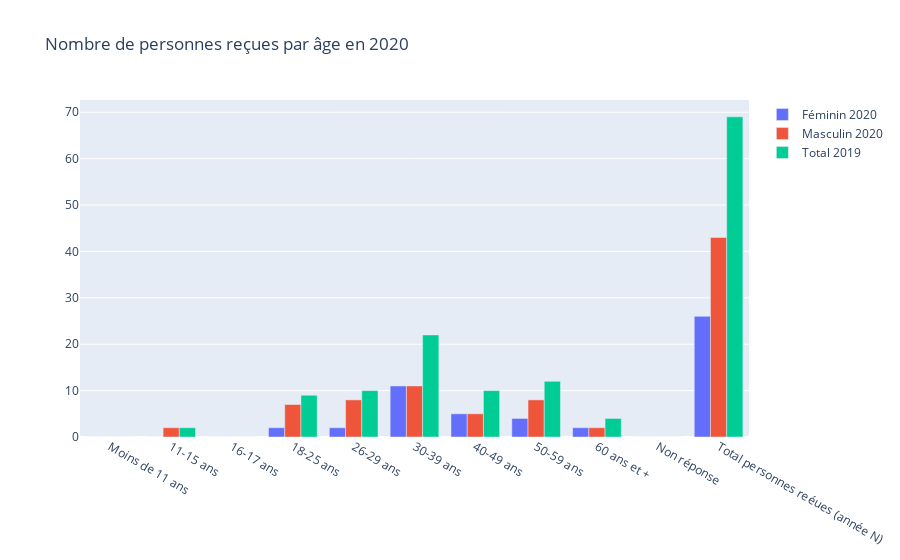

Source (notebook cell):
### Code cell
'Nombre de personnes reçues par âge en 2020'

### Figure 1 — Plotly figure (JSON) as saved in the notebook; plotly's stock layout.template omitted (floating-point values rounded to 4 significant figures)
{"data": [{"name": "Féminin 2020", "type": "bar", "x": ["Moins de 11 ans", "11-15 ans", "16-17 ans", "18-25 ans", "26-29 ans", "30-39 ans", "40-49 ans", "50-59 ans", "60 ans et +", "Non réponse", "Total personnes reéues (année N)"], "y": [0, 0, 0, 2, 2, 11, 5, 4, 2, 0, 26]}, {"name": "Masculin 2020", "type": "bar", "x": ["Moins de 11 ans", "11-15 ans", "16-17 ans", "18-25 ans", "26-29 ans", "30-39 ans", "40-49 ans", "50-59 ans", "60 ans et +", "Non réponse", "Total personnes reéues (année N)"], "y": [0, 2, 0, 7, 8, 11, 5, 8, 2, 0, 43]}, {"name": "Total 2019", "type": "bar", "x": ["Moins de 11 ans", "11-15 ans", "16-17 ans", "18-25 ans", "26-29 ans", "30-39 ans", "40-49 ans", "50-59 ans", "60 ans et +", "Non réponse", "Total personnes reéues (année N)"], "y": [0, 2, 0, 9, 10, 22, 10, 12, 4, 0, 69]}], "layout": {"barmode": "group", "title": {"text": "Nombre de personnes reçues par âge en 2020"}}}
